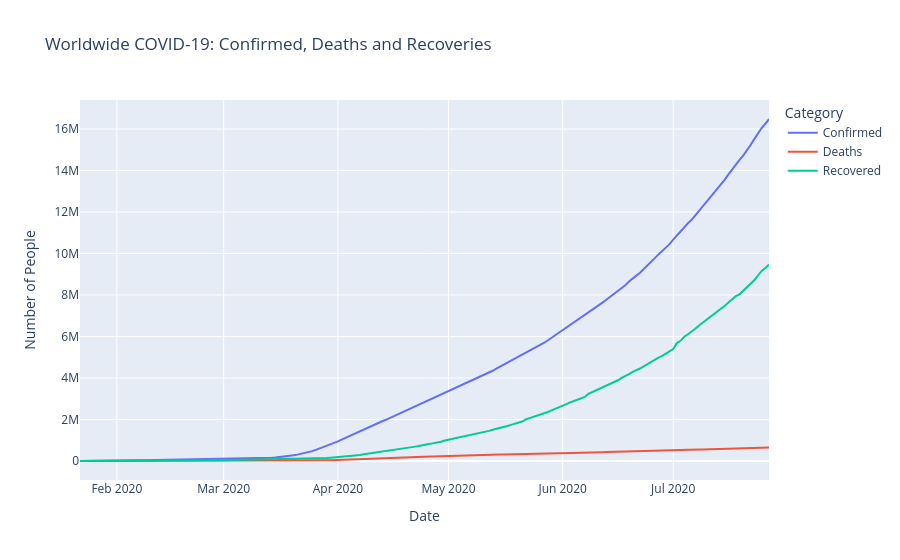

Write notebook code for a chart like this one.
### Markdown cell above
Create interactive Plotly visualizations

### Code cell
fig = px.line(
    world,
    x="Date",
    y=["Confirmed", "Deaths", "Recovered"],
    title="Worldwide COVID-19: Confirmed, Deaths and Recoveries",
    labels={"value": "Number of People", "Date": "Date",
            "variable": "Category"}
)

fig.show()

### Figure 1 — Plotly figure (JSON) as saved in the notebook; plotly's stock layout.template omitted (floating-point values rounded to 4 significant figures; data arrays with more than 128 entries replaced by an {"elided": "..."} marker saying what was removed)
{"data": [{"hovertemplate": "Category=Confirmed<br>Date=%{x}<br>Number of People=%{y}<extra></extra>", "legendgroup": "Confirmed", "line": {"color": "#636efa", "dash": "solid"}, "marker": {"symbol": "circle"}, "mode": "lines", "name": "Confirmed", "orientation": "v", "showlegend": true, "type": "scatter", "x": {"elided": "188 str values"}, "xaxis": "x", "y": {"elided": "188 int values"}, "yaxis": "y"}, {"hovertemplate": "Category=Deaths<br>Date=%{x}<br>Number of People=%{y}<extra></extra>", "legendgroup": "Deaths", "line": {"color": "#EF553B", "dash": "solid"}, "marker": {"symbol": "circle"}, "mode": "lines", "name": "Deaths", "orientation": "v", "showlegend": true, "type": "scatter", "x": {"elided": "188 str values"}, "xaxis": "x", "y": {"elided": "188 int values"}, "yaxis": "y"}, {"hovertemplate": "Category=Recovered<br>Date=%{x}<br>Number of People=%{y}<extra></extra>", "legendgroup": "Recovered", "line": {"color": "#00cc96", "dash": "solid"}, "marker": {"symbol": "circle"}, "mode": "lines", "name": "Recovered", "orientation": "v", "showlegend": true, "type": "scatter", "x": {"elided": "188 str values"}, "xaxis": "x", "y": {"elided": "188 int values"}, "yaxis": "y"}], "layout": {"legend": {"title": {"text": "Category"}, "tracegroupgap": 0}, "title": {"text": "Worldwide COVID-19: Confirmed, Deaths and Recoveries"}, "xaxis": {"anchor": "y", "domain": [0, 1], "title": {"text": "Date"}}, "yaxis": {"anchor": "x", "domain": [0, 1], "title": {"text": "Number of People"}}}}
